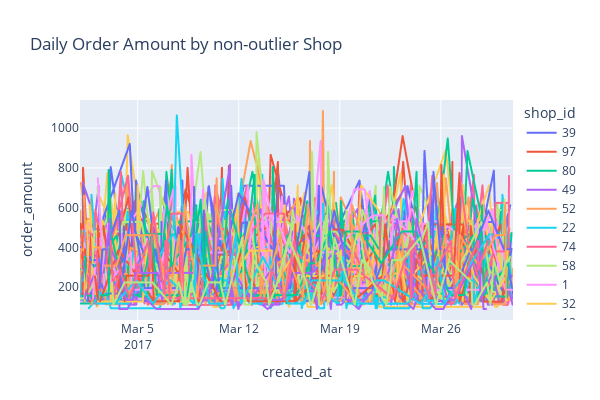

This figure's notebook cell:
### Markdown cell above
Graphing the data without outlier shops, we have a more concentrated view of the data.

### Code cell
px.line(data[~data.shop_id.isin([42,78])],y="order_amount",x="created_at",color="shop_id",title="Daily Order Amount by non-outlier Shop")
